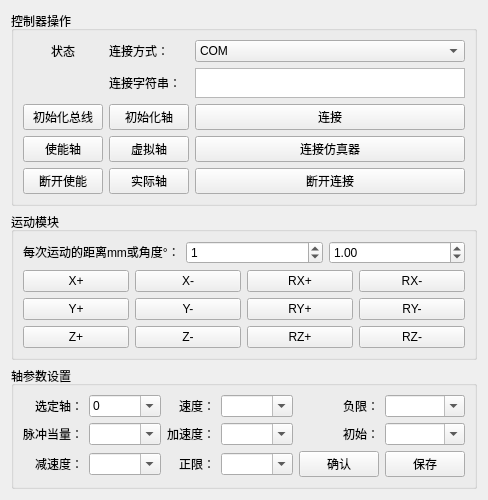
      <widget class="QWidget" name="tab">
       <property name="sizePolicy">
        <sizepolicy hsizetype="Preferred" vsizetype="Expanding">
         <horstretch>0</horstretch>
         <verstretch>0</verstretch>
        </sizepolicy>
       </property>
       <attribute name="title">
        <string>正运动参数设置</string>
       </attribute>
       <layout class="QHBoxLayout" name="horizontalLayout_6">
        <item>
         <layout class="QVBoxLayout" name="verticalLayout_4">
          <item>
           <widget class="QGroupBox" name="groupBox">
            <property name="sizePolicy">
             <sizepolicy hsizetype="Preferred" vsizetype="Preferred">
              <horstretch>0</horstretch>
              <verstretch>1</verstretch>
             </sizepolicy>
            </property>
            <property name="title">
             <string>控制器操作</string>
            </property>
            <layout class="QGridLayout" name="gridLayout_2">
             <item row="0" column="0">
              <layout class="QGridLayout" name="gridLayout">
               <item row="2" column="2">
                <widget class="QLabel" name="label_3">
                 <property name="text">
                  <string>连接字符串：</string>
                 </property>
                </widget>
               </item>
               <item row="2" column="1">
                <widget class="QLabel" name="ledMotion">
                 <property name="sizePolicy">
                  <sizepolicy hsizetype="Preferred" vsizetype="Expanding">
                   <horstretch>0</horstretch>
                   <verstretch>2</verstretch>
                  </sizepolicy>
                 </property>
                 <property name="layoutDirection">
                  <enum>Qt::LeftToRight</enum>
                 </property>
                 <property name="text">
                  <string/>
                 </property>
                 <property name="alignment">
                  <set>Qt::AlignRight|Qt::AlignTrailing|Qt::AlignVCenter</set>
                 </property>
                 <property name="wordWrap">
                  <bool>false</bool>
                 </property>
                </widget>
               </item>
               <item row="3" column="4">
                <widget class="QPushButton" name="btnConnect">
                 <property name="sizePolicy">
                  <sizepolicy hsizetype="Preferred" vsizetype="Expanding">
                   <horstretch>0</horstretch>
                   <verstretch>2</verstretch>
                  </sizepolicy>
                 </property>
                 <property name="text">
                  <string>连接</string>
                 </property>
                </widget>
               </item>
               <item row="4" column="1">
                <widget class="QPushButton" name="btnEnableAxis">
                 <property name="sizePolicy">
                  <sizepolicy hsizetype="Preferred" vsizetype="Preferred">
                   <horstretch>0</horstretch>
                   <verstretch>2</verstretch>
                  </sizepolicy>
                 </property>
                 <property name="text">
                  <string>使能轴</string>
                 </property>
                </widget>
               </item>
               <item row="2" column="4">
                <widget class="QTextEdit" name="txtEditConnectContent">
                 <property name="sizePolicy">
                  <sizepolicy hsizetype="Expanding" vsizetype="Expanding">
                   <horstretch>0</horstretch>
                   <verstretch>2</verstretch>
                  </sizepolicy>
                 </property>
                 <property name="minimumSize">
                  <size>
                   <width>0</width>
                   <height>0</height>
                  </size>
                 </property>
                 <property name="maximumSize">
                  <size>
                   <width>16777215</width>
                   <height>30</height>
                  </size>
                 </property>
                </widget>
               </item>
               <item row="0" column="2">
                <widget class="QLabel" name="label_2">
                 <property name="sizePolicy">
                  <sizepolicy hsizetype="Preferred" vsizetype="Expanding">
                   <horstretch>0</horstretch>
                   <verstretch>2</verstretch>
                  </sizepolicy>
                 </property>
                 <property name="text">
                  <string>连接方式：</string>
                 </property>
                </widget>
               </item>
               <item row="0" column="4">
                <widget class="QComboBox" name="cBoxConnectType">
                 <property name="sizePolicy">
                  <sizepolicy hsizetype="Preferred" vsizetype="Expanding">
                   <horstretch>0</horstretch>
                   <verstretch>2</verstretch>
                  </sizepolicy>
                 </property>
                 <item>
                  <property name="text">
                   <string>COM</string>
                  </property>
                 </item>
                 <item>
                  <property name="text">
                   <string>ETH</string>
                  </property>
                 </item>
                 <item>
                  <property name="text">
                   <string>USB</string>
                  </property>
                 </item>
                 <item>
                  <property name="text">
                   <string>PCI</string>
                  </property>
                 </item>
                 <item>
                  <property name="text">
                   <string>LOCAL</string>
                  </property>
                 </item>
                </widget>
               </item>
               <item row="3" column="1">
                <widget class="QPushButton" name="btnInitBus">
                 <property name="sizePolicy">
                  <sizepolicy hsizetype="Preferred" vsizetype="Preferred">
                   <horstretch>0</horstretch>
                   <verstretch>2</verstretch>
                  </sizepolicy>
                 </property>
                 <property name="text">
                  <string>初始化总线</string>
                 </property>
                </widget>
               </item>
               <item row="0" column="1">
                <widget class="QLabel" name="label">
                 <property name="sizePolicy">
                  <sizepolicy hsizetype="Preferred" vsizetype="Expanding">
                   <horstretch>0</horstretch>
                   <verstretch>2</verstretch>
                  </sizepolicy>
                 </property>
                 <property name="layoutDirection">
                  <enum>Qt::LeftToRight</enum>
                 </property>
                 <property name="text">
                  <string>状态</string>
                 </property>
                 <property name="alignment">
                  <set>Qt::AlignCenter</set>
                 </property>
                </widget>
               </item>
               <item row="5" column="1">
                <widget class="QPushButton" name="btnDisableAxis">
                 <property name="sizePolicy">
                  <sizepolicy hsizetype="Preferred" vsizetype="Preferred">
                   <horstretch>0</horstretch>
                   <verstretch>2</verstretch>
                  </sizepolicy>
                 </property>
                 <property name="text">
                  <string>断开使能</string>
                 </property>
                </widget>
               </item>
               <item row="5" column="4">
                <widget class="QPushButton" name="btnDisconnect">
                 <property name="sizePolicy">
                  <sizepolicy hsizetype="Preferred" vsizetype="Expanding">
                   <horstretch>0</horstretch>
                   <verstretch>2</verstretch>
                  </sizepolicy>
                 </property>
                 <property name="text">
                  <string>断开连接</string>
                 </property>
                </widget>
               </item>
               <item row="4" column="4">
                <widget class="QPushButton" name="btnConnectSimulation">
                 <property name="sizePolicy">
                  <sizepolicy hsizetype="Preferred" vsizetype="Expanding">
                   <horstretch>0</horstretch>
                   <verstretch>2</verstretch>
                  </sizepolicy>
                 </property>
                 <property name="text">
                  <string>连接仿真器</string>
                 </property>
                </widget>
               </item>
               <item row="3" column="2">
                <widget class="QPushButton" name="btnInitAxis">
                 <property name="sizePolicy">
                  <sizepolicy hsizetype="Preferred" vsizetype="Preferred">
                   <horstretch>0</horstretch>
                   <verstretch>2</verstretch>
                  </sizepolicy>
                 </property>
                 <property name="text">
                  <string>初始化轴</string>
                 </property>
                </widget>
               </item>
               <item row="4" column="2">
                <widget class="QPushButton" name="btnType0">
                 <property name="sizePolicy">
                  <sizepolicy hsizetype="Preferred" vsizetype="Preferred">
                   <horstretch>0</horstretch>
                   <verstretch>2</verstretch>
                  </sizepolicy>
                 </property>
                 <property name="text">
                  <string>虚拟轴</string>
                 </property>
                </widget>
               </item>
               <item row="5" column="2">
                <widget class="QPushButton" name="btnType65">
                 <property name="sizePolicy">
                  <sizepolicy hsizetype="Preferred" vsizetype="Preferred">
                   <horstretch>0</horstretch>
                   <verstretch>2</verstretch>
                  </sizepolicy>
                 </property>
                 <property name="text">
                  <string>实际轴</string>
                 </property>
                </widget>
               </item>
              </layout>
             </item>
            </layout>
           </widget>
          </item>
          <item>
           <widget class="QGroupBox" name="groupBox_4">
            <property name="sizePolicy">
             <sizepolicy hsizetype="Preferred" vsizetype="Preferred">
              <horstretch>0</horstretch>
              <verstretch>1</verstretch>
             </sizepolicy>
            </property>
            <property name="title">
             <string>运动模块</string>
            </property>
            <layout class="QVBoxLayout" name="verticalLayout">
             <item>
              <layout class="QHBoxLayout" name="horizontalLayout_4">
               <item>
                <widget class="QLabel" name="label_4">
                 <property name="maximumSize">
                  <size>
                   <width>16777215</width>
                   <height>20</height>
                  </size>
                 </property>
                 <property name="text">
                  <string>每次运动的距离mm或角度°：</string>
                 </property>
                </widget>
               </item>
               <item>
                <widget class="QSpinBox" name="spinBoxMoveDistance">
                 <property name="sizePolicy">
                  <sizepolicy hsizetype="Preferred" vsizetype="Preferred">
                   <horstretch>0</horstretch>
                   <verstretch>0</verstretch>
                  </sizepolicy>
                 </property>
                 <property name="singleStep">
                  <number>1</number>
                 </property>
                 <property name="value">
                  <number>1</number>
                 </property>
                </widget>
               </item>
               <item>
                <widget class="QDoubleSpinBox" name="doubleSpinBoxMoveAngle">
                 <property name="sizePolicy">
                  <sizepolicy hsizetype="Preferred" vsizetype="Preferred">
                   <horstretch>0</horstretch>
                   <verstretch>0</verstretch>
                  </sizepolicy>
                 </property>
                 <property name="value">
                  <double>1.000000000000000</double>
                 </property>
                </widget>
               </item>
              </layout>
             </item>
             <item>
              <layout class="QGridLayout" name="gridLayout_4">
               <item row="0" column="3">
                <widget class="QPushButton" name="btnRXPlus">
                 <property name="sizePolicy">
                  <sizepolicy hsizetype="Preferred" vsizetype="Preferred">
                   <horstretch>0</horstretch>
                   <verstretch>0</verstretch>
                  </sizepolicy>
                 </property>
                 <property name="text">
                  <string>RX+</string>
                 </property>
                </widget>
               </item>
               <item row="0" column="0">
                <widget class="QPushButton" name="btnXPlus">
                 <property name="sizePolicy">
                  <sizepolicy hsizetype="Minimum" vsizetype="Preferred">
                   <horstretch>0</horstretch>
                   <verstretch>0</verstretch>
                  </sizepolicy>
                 </property>
                 <property name="text">
                  <string>X+</string>
                 </property>
                </widget>
               </item>
               <item row="2" column="2">
                <widget class="QPushButton" name="btnYMinus">
                 <property name="sizePolicy">
                  <sizepolicy hsizetype="Minimum" vsizetype="Preferred">
                   <horstretch>0</horstretch>
                   <verstretch>0</verstretch>
                  </sizepolicy>
                 </property>
                 <property name="text">
                  <string>Y-</string>
                 </property>
                </widget>
               </item>
               <item row="3" column="0">
                <widget class="QPushButton" name="btnZPlus">
                 <property name="sizePolicy">
                  <sizepolicy hsizetype="Minimum" vsizetype="Preferred">
                   <horstretch>0</horstretch>
                   <verstretch>0</verstretch>
                  </sizepolicy>
                 </property>
                 <property name="text">
                  <string>Z+</string>
                 </property>
                </widget>
               </item>
               <item row="3" column="2">
                <widget class="QPushButton" name="btnZMinus">
                 <property name="sizePolicy">
                  <sizepolicy hsizetype="Minimum" vsizetype="Preferred">
                   <horstretch>0</horstretch>
                   <verstretch>0</verstretch>
                  </sizepolicy>
                 </property>
                 <property name="text">
                  <string>Z-</string>
                 </property>
                </widget>
               </item>
               <item row="2" column="4">
                <widget class="QPushButton" name="btnRYMinus">
                 <property name="sizePolicy">
                  <sizepolicy hsizetype="Minimum" vsizetype="Preferred">
                   <horstretch>0</horstretch>
                   <verstretch>0</verstretch>
                  </sizepolicy>
                 </property>
                 <property name="text">
                  <string>RY-</string>
                 </property>
                </widget>
               </item>
               <item row="0" column="4">
                <widget class="QPushButton" name="btnRXMinus">
                 <property name="sizePolicy">
                  <sizepolicy hsizetype="Preferred" vsizetype="Preferred">
                   <horstretch>0</horstretch>
                   <verstretch>0</verstretch>
                  </sizepolicy>
                 </property>
                 <property name="text">
                  <string>RX-</string>
                 </property>
                </widget>
               </item>
               <item row="3" column="3">
                <widget class="QPushButton" name="btnRZPlus">
                 <property name="sizePolicy">
                  <sizepolicy hsizetype="Minimum" vsizetype="Preferred">
                   <horstretch>0</horstretch>
                   <verstretch>0</verstretch>
                  </sizepolicy>
                 </property>
                 <property name="text">
                  <string>RZ+</string>
                 </property>
                </widget>
               </item>
               <item row="0" column="2">
                <widget class="QPushButton" name="btnXMinus">
                 <property name="sizePolicy">
                  <sizepolicy hsizetype="Minimum" vsizetype="Preferred">
                   <horstretch>0</horstretch>
                   <verstretch>0</verstretch>
                  </sizepolicy>
                 </property>
                 <property name="text">
                  <string>X-</string>
                 </property>
                </widget>
               </item>
               <item row="2" column="3">
                <widget class="QPushButton" name="btnRYPlus">
                 <property name="sizePolicy">
                  <sizepolicy hsizetype="Minimum" vsizetype="Preferred">
                   <horstretch>0</horstretch>
                   <verstretch>0</verstretch>
                  </sizepolicy>
                 </property>
                 <property name="text">
                  <string>RY+</string>
                 </property>
                </widget>
               </item>
               <item row="2" column="0">
                <widget class="QPushButton" name="btnYPlus">
                 <property name="sizePolicy">
                  <sizepolicy hsizetype="Minimum" vsizetype="Preferred">
                   <horstretch>0</horstretch>
                   <verstretch>0</verstretch>
                  </sizepolicy>
                 </property>
                 <property name="text">
                  <string>Y+</string>
                 </property>
                </widget>
               </item>
               <item row="3" column="4">
                <widget class="QPushButton" name="btnRZMinus">
                 <property name="sizePolicy">
                  <sizepolicy hsizetype="Minimum" vsizetype="Preferred">
                   <horstretch>0</horstretch>
                   <verstretch>0</verstretch>
                  </sizepolicy>
                 </property>
                 <property name="text">
                  <string>RZ-</string>
                 </property>
                </widget>
               </item>
              </layout>
             </item>
            </layout>
           </widget>
          </item>
          <item>
           <widget class="QGroupBox" name="groupBox_5">
            <property name="sizePolicy">
             <sizepolicy hsizetype="Preferred" vsizetype="Preferred">
              <horstretch>0</horstretch>
              <verstretch>2</verstretch>
             </sizepolicy>
            </property>
            <property name="title">
             <string>轴参数设置</string>
            </property>
            <layout class="QGridLayout" name="gridLayout_5">
             <item row="1" column="0">
              <widget class="QLabel" name="label_6">
               <property name="sizePolicy">
                <sizepolicy hsizetype="Preferred" vsizetype="Fixed">
                 <horstretch>0</horstretch>
                 <verstretch>0</verstretch>
                </sizepolicy>
               </property>
               <property name="text">
                <string>脉冲当量：</string>
               </property>
               <property name="alignment">
                <set>Qt::AlignRight|Qt::AlignTrailing|Qt::AlignVCenter</set>
               </property>
              </widget>
             </item>
             <item row="0" column="0">
              <widget class="QLabel" name="label_5">
               <property name="sizePolicy">
                <sizepolicy hsizetype="Preferred" vsizetype="Fixed">
                 <horstretch>0</horstretch>
                 <verstretch>0</verstretch>
                </sizepolicy>
               </property>
               <property name="text">
                <string>选定轴：</string>
               </property>
               <property name="alignment">
                <set>Qt::AlignRight|Qt::AlignTrailing|Qt::AlignVCenter</set>
               </property>
              </widget>
             </item>
             <item row="0" column="3">
              <widget class="QComboBox" name="cBoxAxisSpeed">
               <property name="sizePolicy">
                <sizepolicy hsizetype="Preferred" vsizetype="Fixed">
                 <horstretch>0</horstretch>
                 <verstretch>0</verstretch>
                </sizepolicy>
               </property>
               <property name="editable">
                <bool>true</bool>
               </property>
               <property name="minimumContentsLength">
                <number>0</number>
               </property>
              </widget>
             </item>
             <item row="0" column="7">
              <widget class="QComboBox" name="cBoxAxisRSLimit">
               <property name="sizePolicy">
                <sizepolicy hsizetype="Preferred" vsizetype="Fixed">
                 <horstretch>0</horstretch>
                 <verstretch>0</verstretch>
                </sizepolicy>
               </property>
               <property name="editable">
                <bool>true</bool>
               </property>
               <property name="minimumContentsLength">
                <number>0</number>
               </property>
              </widget>
             </item>
             <item row="0" column="1">
              <widget class="QComboBox" name="cBoxAxisNum">
               <property name="sizePolicy">
                <sizepolicy hsizetype="Preferred" vsizetype="Fixed">
                 <horstretch>0</horstretch>
                 <verstretch>0</verstretch>
                </sizepolicy>
               </property>
               <property name="editable">
                <bool>true</bool>
               </property>
               <property name="minimumContentsLength">
                <number>0</number>
               </property>
               <item>
                <property name="text">
                 <string>0</string>
                </property>
               </item>
               <item>
                <property name="text">
                 <string>1</string>
                </property>
               </item>
               <item>
                <property name="text">
                 <string>2</string>
                </property>
               </item>
               <item>
                <property name="text">
                 <string>3</string>
                </property>
               </item>
               <item>
                <property name="text">
                 <string>4</string>
                </property>
               </item>
               <item>
                <property name="text">
                 <string>5</string>
                </property>
               </item>
               <item>
                <property name="text">
                 <string>6</string>
                </property>
               </item>
               <item>
                <property name="text">
                 <string>7</string>
                </property>
               </item>
              </widget>
             </item>
             <item row="1" column="6">
              <widget class="QLabel" name="label_12">
               <property name="sizePolicy">
                <sizepolicy hsizetype="Preferred" vsizetype="Fixed">
                 <horstretch>0</horstretch>
                 <verstretch>0</verstretch>
                </sizepolicy>
               </property>
               <property name="text">
                <string>初始：</string>
               </property>
               <property name="alignment">
                <set>Qt::AlignRight|Qt::AlignTrailing|Qt::AlignVCenter</set>
               </property>
              </widget>
             </item>
             <item row="1" column="7">
              <widget class="QComboBox" name="cBoxAxisInit">
               <property name="sizePolicy">
                <sizepolicy hsizetype="Preferred" vsizetype="Fixed">
                 <horstretch>0</horstretch>
                 <verstretch>0</verstretch>
                </sizepolicy>
               </property>
               <property name="editable">
                <bool>true</bool>
               </property>
               <property name="minimumContentsLength">
                <number>0</number>
               </property>
              </widget>
             </item>
             <item row="0" column="6">
              <widget class="QLabel" name="label_11">
               <property name="sizePolicy">
                <sizepolicy hsizetype="Preferred" vsizetype="Fixed">
                 <horstretch>0</horstretch>
                 <verstretch>0</verstretch>
                </sizepolicy>
               </property>
               <property name="text">
                <string>负限：</string>
               </property>
               <property name="alignment">
                <set>Qt::AlignRight|Qt::AlignTrailing|Qt::AlignVCenter</set>
               </property>
              </widget>
             </item>
             <item row="1" column="1">
              <widget class="QComboBox" name="cBoxAxisUnits">
               <property name="sizePolicy">
                <sizepolicy hsizetype="Preferred" vsizetype="Fixed">
                 <horstretch>0</horstretch>
                 <verstretch>0</verstretch>
                </sizepolicy>
               </property>
               <property name="editable">
                <bool>true</bool>
               </property>
               <property name="minimumContentsLength">
                <number>0</number>
               </property>
              </widget>
             </item>
             <item row="0" column="2">
              <widget class="QLabel" name="label_7">
               <property name="sizePolicy">
                <sizepolicy hsizetype="Preferred" vsizetype="Fixed">
                 <horstretch>0</horstretch>
                 <verstretch>0</verstretch>
                </sizepolicy>
               </property>
               <property name="text">
                <string>速度：</string>
               </property>
               <property name="alignment">
                <set>Qt::AlignRight|Qt::AlignTrailing|Qt::AlignVCenter</set>
               </property>
              </widget>
             </item>
             <item row="1" column="2">
              <widget class="QLabel" name="label_8">
               <property name="sizePolicy">
                <sizepolicy hsizetype="Preferred" vsizetype="Fixed">
                 <horstretch>0</horstretch>
                 <verstretch>0</verstretch>
                </sizepolicy>
               </property>
               <property name="text">
                <string>加速度：</string>
               </property>
               <property name="alignment">
                <set>Qt::AlignRight|Qt::AlignTrailing|Qt::AlignVCenter</set>
               </property>
              </widget>
             </item>
             <item row="1" column="3">
              <widget class="QComboBox" name="cBoxAxisAccel">
               <property name="sizePolicy">
                <sizepolicy hsizetype="Preferred" vsizetype="Fixed">
                 <horstretch>0</horstretch>
                 <verstretch>0</verstretch>
                </sizepolicy>
               </property>
               <property name="editable">
                <bool>true</bool>
               </property>
               <property name="minimumContentsLength">
                <number>0</number>
               </property>
              </widget>
             </item>
             <item row="2" column="0">
              <widget class="QLabel" name="label_9">
               <property name="sizePolicy">
                <sizepolicy hsizetype="Preferred" vsizetype="Fixed">
                 <horstretch>0</horstretch>
                 <verstretch>0</verstretch>
                </sizepolicy>
               </property>
               <property name="text">
                <string>减速度：</string>
               </property>
               <property name="alignment">
                <set>Qt::AlignRight|Qt::AlignTrailing|Qt::AlignVCenter</set>
               </property>
              </widget>
             </item>
             <item row="2" column="1">
              <widget class="QComboBox" name="cBoxAxisDecel">
               <property name="sizePolicy">
                <sizepolicy hsizetype="Preferred" vsizetype="Fixed">
                 <horstretch>0</horstretch>
                 <verstretch>0</verstretch>
                </sizepolicy>
               </property>
               <property name="editable">
                <bool>true</bool>
               </property>
               <property name="minimumContentsLength">
                <number>0</number>
               </property>
              </widget>
             </item>
             <item row="2" column="3">
              <widget class="QComboBox" name="cBoxAxisFSLimit">
               <property name="sizePolicy">
                <sizepolicy hsizetype="Preferred" vsizetype="Fixed">
                 <horstretch>0</horstretch>
                 <verstretch>0</verstretch>
                </sizepolicy>
               </property>
               <property name="editable">
                <bool>true</bool>
               </property>
               <property name="minimumContentsLength">
                <number>0</number>
               </property>
              </widget>
             </item>
             <item row="2" column="2">
              <widget class="QLabel" name="label_10">
               <property name="sizePolicy">
                <sizepolicy hsizetype="Preferred" vsizetype="Fixed">
                 <horstretch>0</horstretch>
                 <verstretch>0</verstretch>
                </sizepolicy>
               </property>
               <property name="text">
                <string>正限：</string>
               </property>
               <property name="alignment">
                <set>Qt::AlignRight|Qt::AlignTrailing|Qt::AlignVCenter</set>
               </property>
              </widget>
             </item>
             <item row="2" column="6">
              <widget class="QPushButton" name="btnAxisConfirm">
               <property name="sizePolicy">
                <sizepolicy hsizetype="Preferred" vsizetype="Fixed">
                 <horstretch>0</horstretch>
                 <verstretch>0</verstretch>
                </sizepolicy>
               </property>
               <property name="text">
                <string>确认</string>
               </property>
              </widget>
             </item>
             <item row="2" column="7">
              <widget class="QPushButton" name="btnAxisSave">
               <property name="sizePolicy">
                <sizepolicy hsizetype="Preferred" vsizetype="Fixed">
                 <horstretch>0</horstretch>
                 <verstretch>0</verstretch>
                </sizepolicy>
               </property>
               <property name="text">
                <string>保存</string>
               </property>
              </widget>
             </item>
            </layout>
           </widget>
          </item>
         </layout>
        </item>
       </layout>
      </widget>
